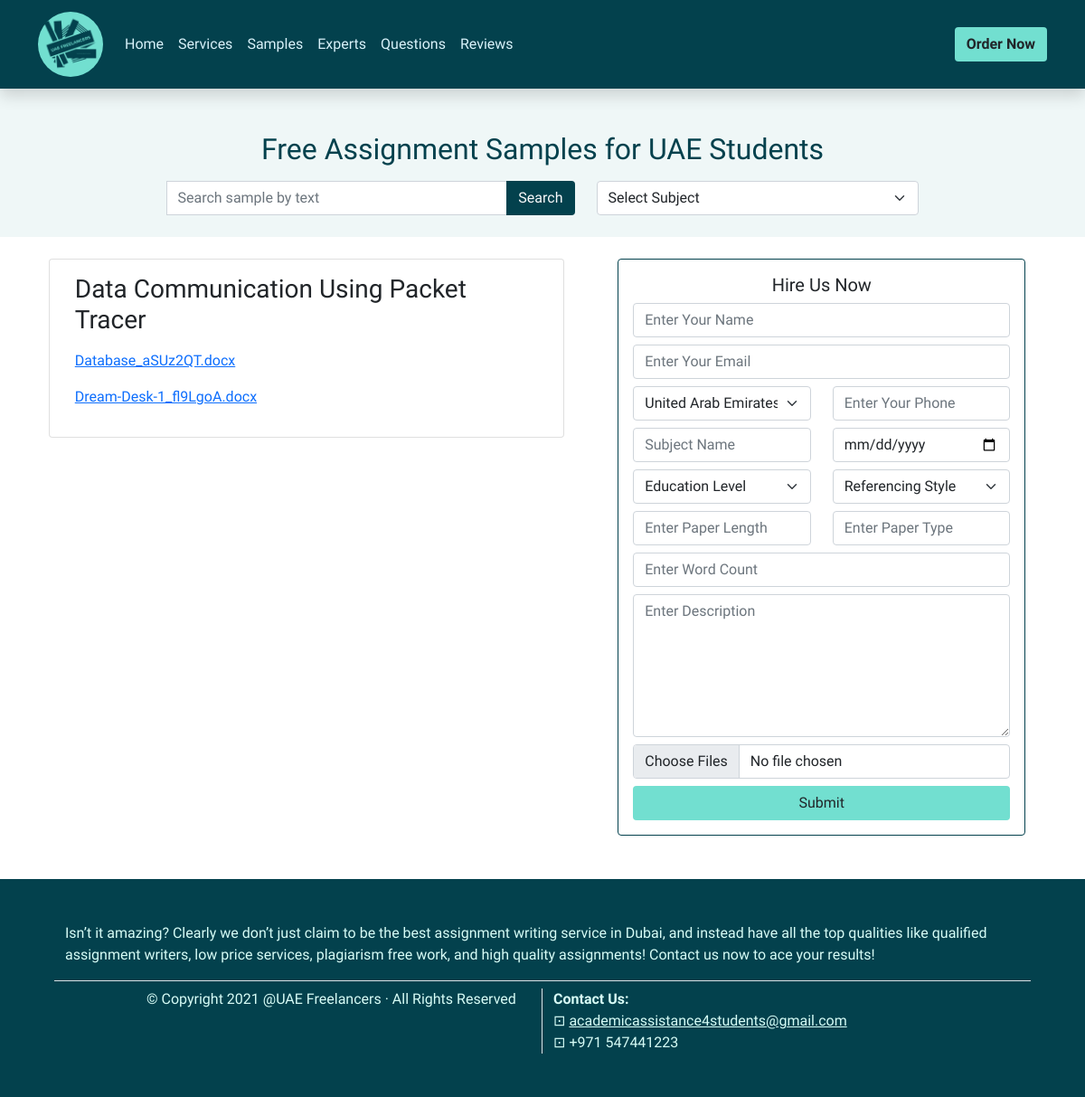
Page /samples/data-communication-using-packet-tracer on the committed database.
### main/models.py (models this page shows)
class Sample(models.Model):
	heading = models.CharField(max_length=256)
	subject = models.CharField(max_length=256)
	description = models.TextField(blank=True, null=True)
	slug = models.SlugField(max_length=250, default='')
	url = models.CharField(max_length=256, blank=True, null=True, default='')
	class Meta:
		ordering = ('id',)
	def __str__(self) -> str:
		return self.heading
	__repr__ = __str__

class SampleMultipleFile(models.Model):
	file = models.FileField(upload_to='samples/')
	sample = models.ForeignKey(Sample, on_delete=models.CASCADE, related_name='samples')
	def __str__(self) -> str:
		return os.path.split(self.file.name)[-1]
	__repr__ = __str__

### main/views.py (the view)
# urls.py: path('samples/<slug>', SamplesDetailView.as_view(), name='samples_detail'),
class SamplesDetailView(DetailView):
	model = Sample
	template_name = 'main/sample_details.html'

### templates/main/sample_details.html (shortened to what this page needs)
{% extends "main/sample_base.html" %}
{% block heading %}Free Assignment Samples for UAE Students{% endblock %}
{% block search_by_text %}
<form action="{% url 'main:search_sample' %}" method="POST">
  <div class="input-group">
    <input type="text" name="search" placeholder="Search sample by text" class="form-control">
    <input type="submit" value="Search" class="btn bg-dark-blue text-light">
  </div>
</form>
{% endblock %}
{% block search_by_dropdown %}
<form action="{% url 'main:search_sample' %}" method="POST">
  <select class="form-select" name="categories" id="categories" onchange="submit_form(this)">
    <option selected>Select Subject</option>
  </select>
</form>
{% endblock %}
{% block samples %}
<div class="card">
  <div class="card-body">
    <h3 class="card-title">{{ object.heading|title }}</h3>
    {% for object in object.samples.all %}
      <p>
        <a href="{% url 'main:download' object %}">{{ object }}</a>
      </p>
    {% endfor %}
  </div>
</div>
{% endblock %}

### assets/styles/main.css (style rules this page uses)
* { margin: 0; padding: 0; box-sizing: border-box; }
body { font-family: "Lexend", sans-serif; }
.bg-dark-blue { background-color: #03414d; }

### rows in the picture
Sample: heading "Data Communication Using Packet Tracer"
SampleMultipleFile: file "Database_aSUz2QT.docx"
SampleMultipleFile: file "Dream-Desk-1_fl9LgoA.docx"
